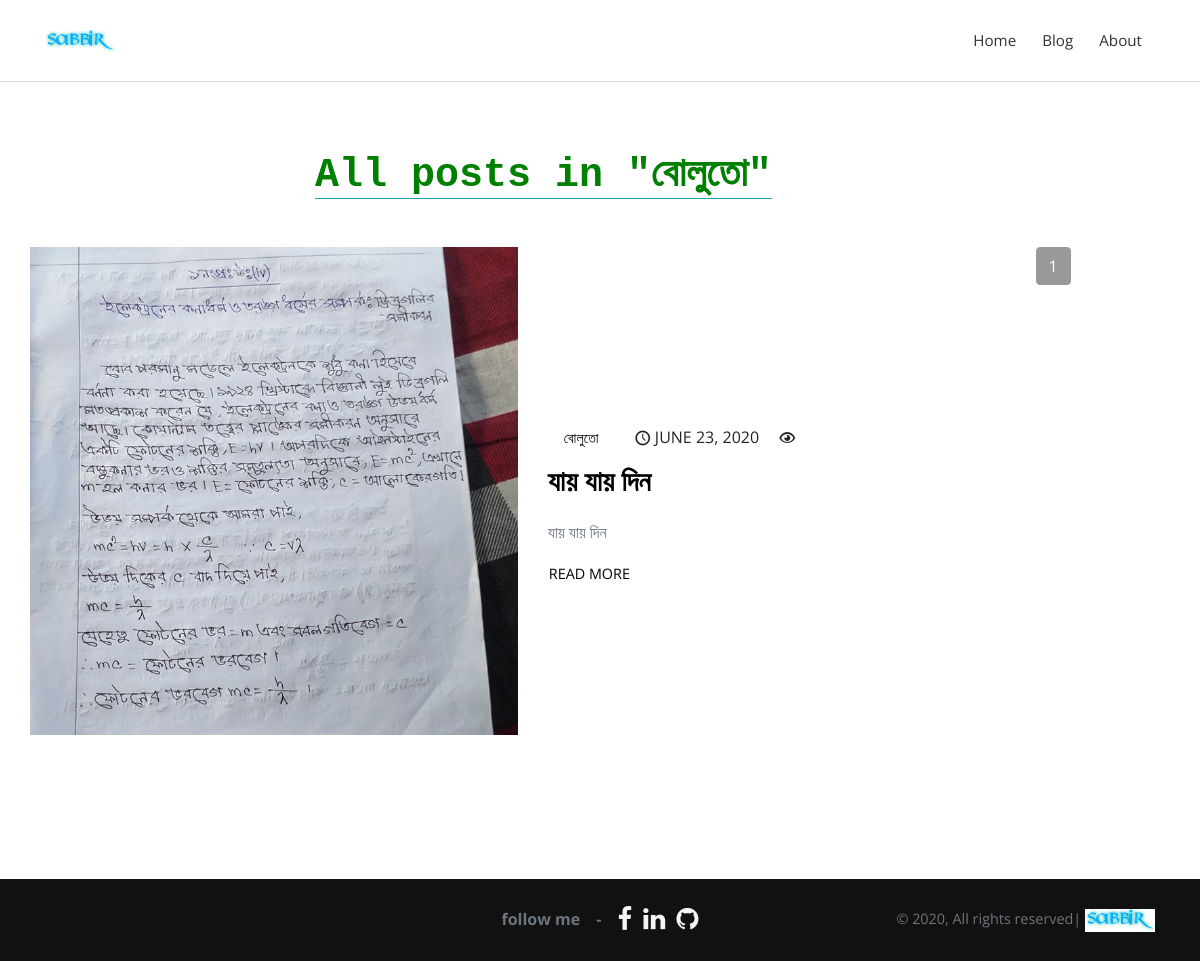
Page /category/10/posts on the earlier database version.
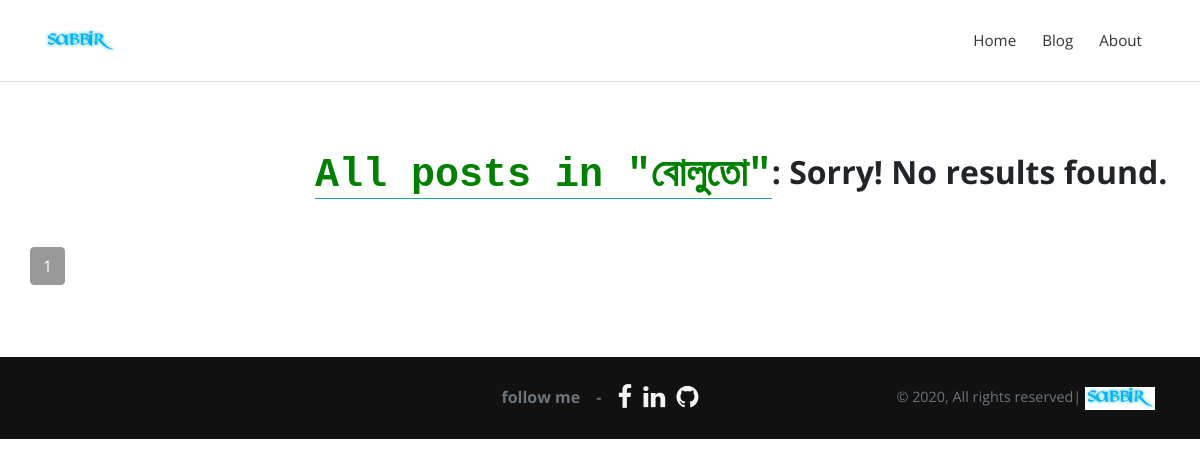
Same page on the later database version.
### posts/models.py (models this page shows, shortened)
class Post(models.Model):
    title = models.CharField(max_length=100)
    overview = RichTextUploadingField()
    timestamp = models.DateTimeField(auto_now_add=True)
    comment_count = models.IntegerField(default = 0)
    tags = models.CharField(max_length=60, blank=True, validators=[only_aphabets])
    hit_count = GenericRelation(
                HitCount, object_id_field='object_pk',
                related_query_name='hit_count_generic_relation')
    author = models.ForeignKey(Author, on_delete=models.CASCADE)
    thumbnail = models.ImageField()
    categories = models.ManyToManyField(Category)
    featured = models.BooleanField()
    previous_post = models.ForeignKey(
        'self', related_name='previous', on_delete=models.SET_NULL, blank=True, null=True)
    next_post = models.ForeignKey(
        'self', related_name='next', on_delete=models.SET_NULL, blank=True, null=True)
    def get_absolute_url(self):
        return reverse('post-detail', kwargs={
            'pk': self.pk
        })

class Category(models.Model):
    title = models.CharField(max_length=20)
    def __str__(self):
        return self.title
    def get_absolute_url(self):
        return reverse('posts_in_category', kwargs={
            'id': self.id
        })

### posts/views.py (the view)
# urls.py: path("category/<int:id>/posts", Posts_in_CategoryView, name="posts_in_category"),
def Posts_in_CategoryView(request, id):
    category = get_object_or_404(Category, id = id)
    posts_in_cat = category.post_set.all()
    paginator = Paginator(posts_in_cat, 5) # Show 8 posts per page
    page_number = request.GET.get('page')
    page_obj = paginator.get_page(page_number)
    context = {
            'posts_in_cat':posts_in_cat,
            'cat_name': category,
            'page_obj': page_obj,
    }
    return render(request, 'posts_in_category.html', context)
    return render(request, 'blog/posts_in_category.html', context)

### templates/posts_in_category.html (shortened to what this page needs)
{% extends "base.html" %}
{% block content %}
{% load hitcount_tags %}
  <section class="py-5">
     <div class="container py-4">
       <div class="row">
         <div class="col-lg-3"> </div>
         <h1 class="mb-5 border-info border-bottom border-height-3" style='font-family:monospace;color:green;'>All posts in "{{cat_name|lower}}"</h1>
          {% if page_obj %}
           {% for post in page_obj %}
            <div class="row align-items-center mb-5">
              <div class="col-lg-6"><a class="d-block mb-4" href={{post.get_absolute_url}}>
                  <img class="img-fluid w-100" src={{post.thumbnail.url}} alt="" /></a>
              </div>
              <div class="col-lg-6">
                <ul class="list-inline">
                  {% for c in post.categories.all %}
                    {% if forloop.first or forloop.last%}
                      <li class="list-inline-item mr-2"><a class="category-links font-weight-normal"
                        href={{c.get_absolute_url}}>{{c}}</a></li>
                    {% endif %}
                  {% endfor %}
                  <li class="list-inline-item mx-2">
                    <b class="text-uppercase meta-link font-weight-normal" href="#">
                    <i class="icon-clock"></i> {{ post.timestamp|date:"F d, Y" }}</b>
                  </li>
                  <li class="list-inline-item mx-2">
                <p class="text-uppercase meta-link font-weight-normal">
                    <i class="icon-eye"></i></i> {% get_hit_count for post %}
                </p>
            </li>
                </ul>
                <h2 class="h3 mb-4">
                  <a class="d-block reset-ancho" href={{post.get_absolute_url}}>{{post.title}}</a>
                </h2>
                <p class="text-muted">  {{ post.overview|striptags|truncatechars:200 }}</p>
                    <a class="btn btn-link p-0 read-more-btn category-links" href={{post.get_absolute_url}}>
                    <span>Read more</span> </a>
              </div>
            </div>
           {% endfor %}
          {% else %}
              <h2 class='mt-'>   : Sorry! No results found.</h2>
          {% endif %}
           <nav aria-label="Page navigation example">
             <ul class="pagination">
               {% for num in page_obj.paginator.page_range %}
                {% if page_obj.number == num %}
                  <li class="page-item active"><a class="page-link" href="?page={{ num }}">{{num}}</a></li>
                {% elif num > page_obj.number|add:'-3' and num < page_obj.number|add:'3' %}
                  <li class="page-item"><a class="page-link" href="?page={{ num }}">{{num}}</a></li>
                {% endif %}
               {% endfor %}
             </ul>
          </nav>
        </div>
    </div>
</section>
{% endblock content %}

Differences in the rows shown:
removed Post: thumbnail (picture), timestamp "JUNE 23, 2020", title "যায় যায় দিন", overview "যায় যায় দিন", Category (title "বোলুতো")
Other differences:
text now shown: ": Sorry! No results found."
